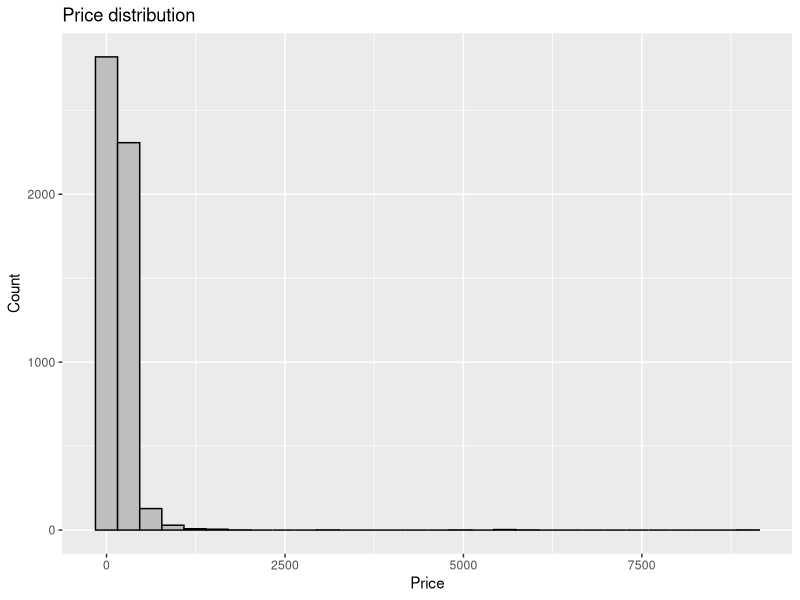
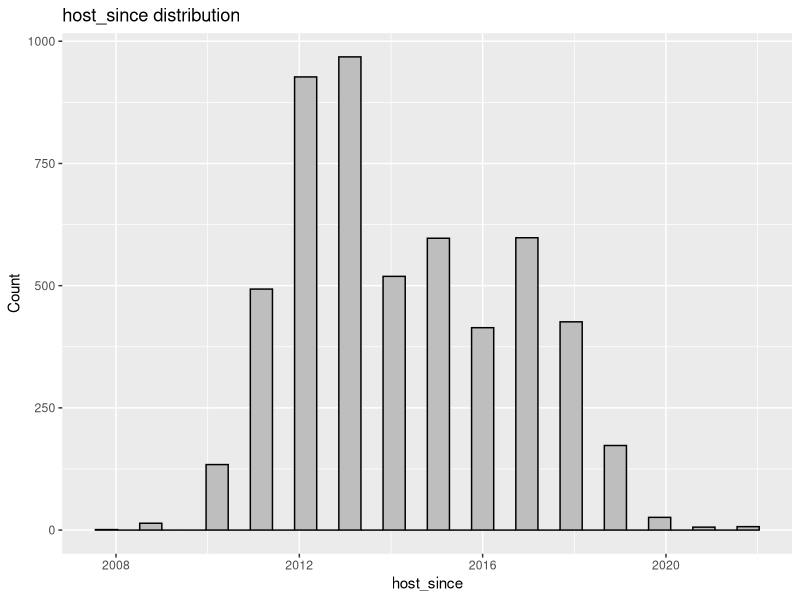
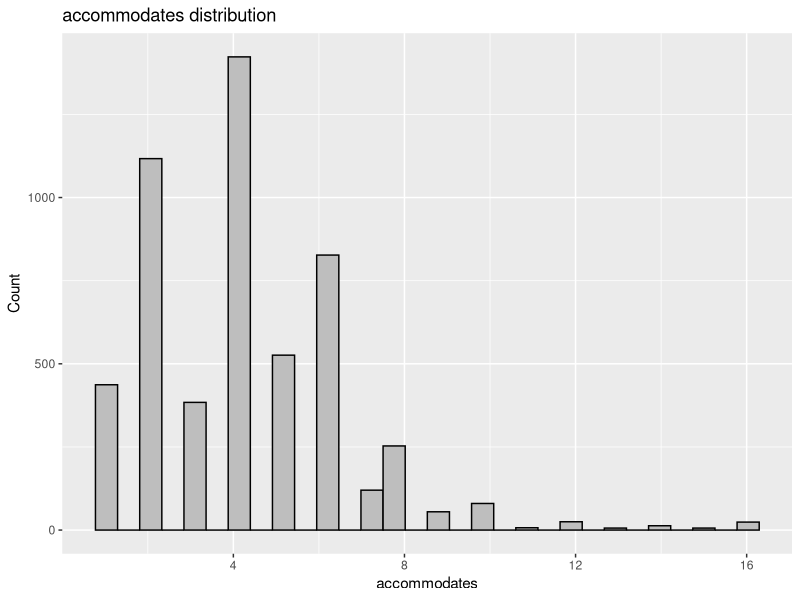
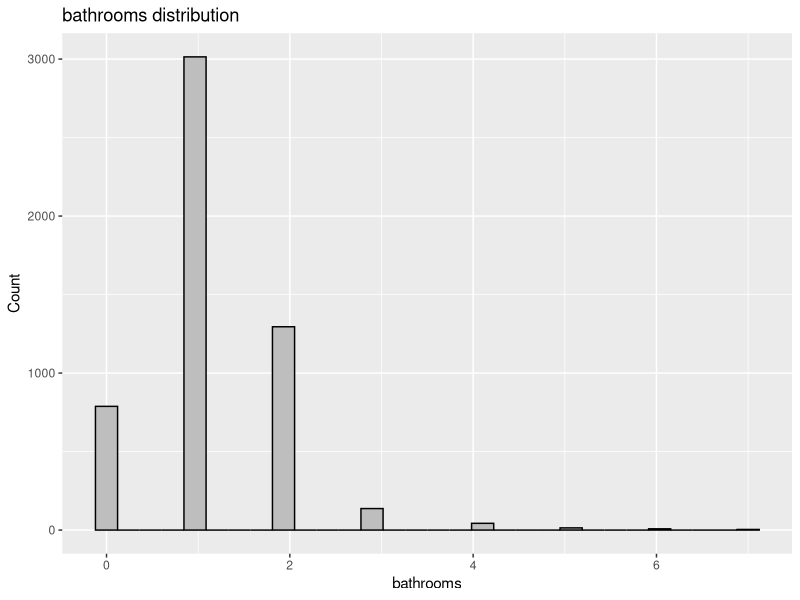
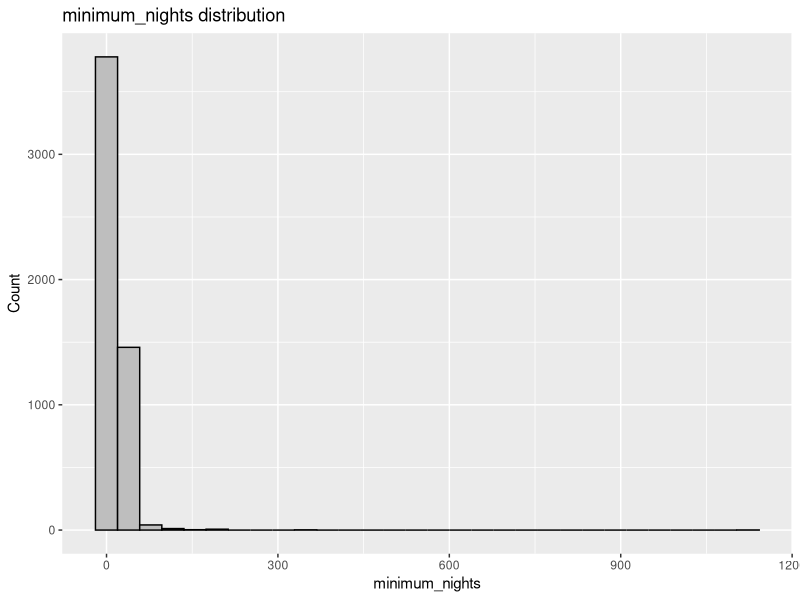
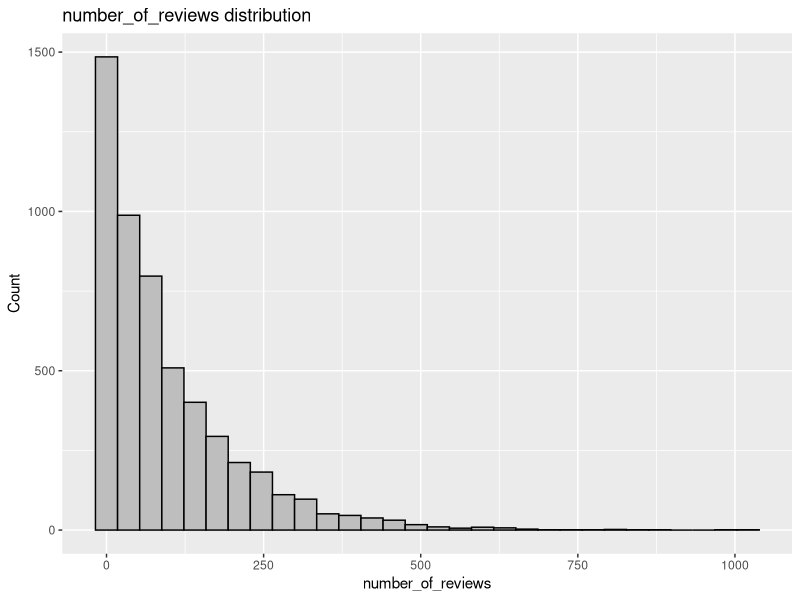
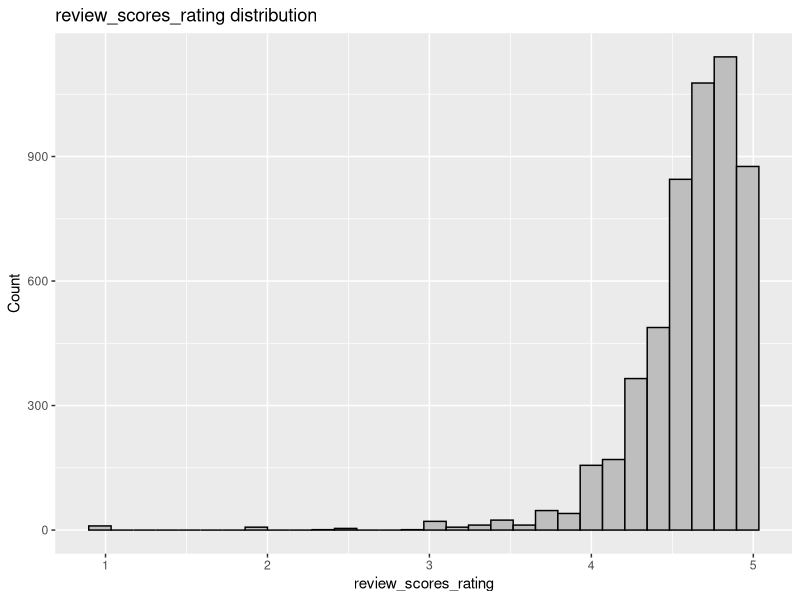
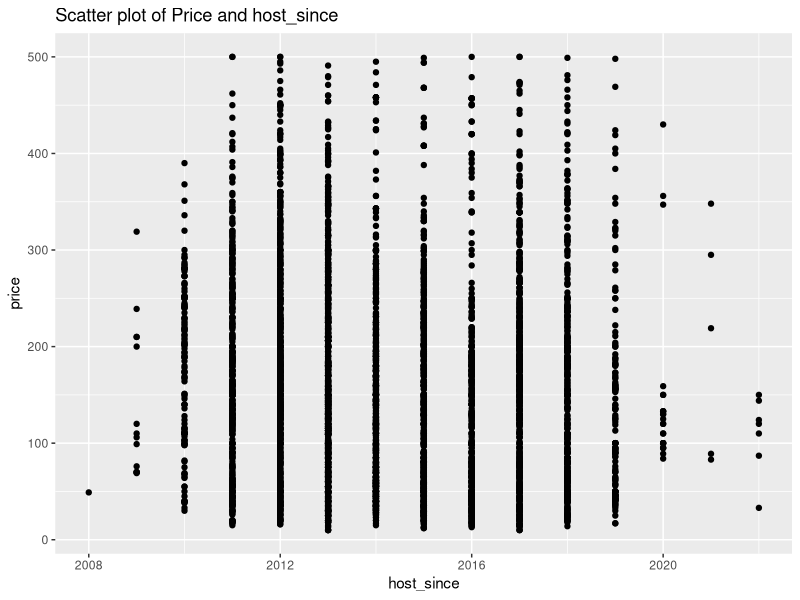

Recreate these plots in R, in order.
## ---- chunk 1
knitr::opts_chunk$set(echo = TRUE)
## ---- chunk 2
library('readxl')
library('data.table')
library('dplyr')
library('stringr')
library('gplots')
library('ggplot2')
library('corrplot')
library('fastDummies')
library('lattice')
library('caret')
library('Matrix')
library('glmnet')
library('randomForest')
library('e1071')
## ---- chunk 3
##### Load file-----
#things done: 
#1. remove first column
#2. set the right classes for each column

dfraw <- read_excel("dataset-cities- Amsterdam- - Barcelona_ - Brussels_1 - student 54 .xlsx",
                 col_types = c("skip", "numeric", "numeric",
                               "date", "text", "text", "numeric", 
                               "numeric", "numeric", "text", "numeric",
                               "numeric", "numeric", "numeric",
                               "text", "text", "numeric", "numeric",
                               "text", "text", "numeric", "text",
                               "text", "numeric", "text", "text",
                               "numeric", "numeric", "numeric",
                               "text", "numeric", "numeric", "numeric",
                               "numeric", "numeric", "numeric",
                               "date", "date", "numeric",
                               "numeric", "numeric", "numeric",
                               "numeric", "numeric", "numeric",
                               "text", "numeric", "numeric", "text"))

#View
head(dfraw,5)
## ---- chunk 4
cat("Rows and columns:",dim(dfraw),
    "\nAny row duplicated?", any(duplicated(dfraw)))
## ---- chunk 5
#Some cleaning and feature engineering 

## clean text on city column
df <- dfraw
df$city <- ifelse(df$city == "Amsterdam-7Sep2022-listings (1).csv", "Amsterdam", df$city)
df$city <- ifelse(df$city == "Barcelona_10_Sep_2022_listings (1).csv", "Barcelona", df$city)
df$city <- ifelse(df$city == "Brussels_18_Sep_2022_listings (1).csv", "Brussels", df$city)

#from dates keep only year. So data is not that fragmented and is easier to  manipulate
df$host_since <- as.numeric(format(df$host_since, "%Y"))
df$first_review <- as.numeric(format(df$first_review, "%Y"))
df$last_review <- as.numeric(format(df$last_review, "%Y"))

#replace "N/A" with NA object, so all missing values have the same format
df[df == "N/A"] <- NA
df[df == "NA"] <- NA

#show the percentage of Nan for each column
colMeans(is.na(df)) * 100
## ---- chunk 6

#####Complete bathroom column-----------------------
df$bathrooms <- ifelse(grepl("(shared|half|Half)", tolower(df$bathrooms_text)), 0,
                       as.numeric(substr(df$bathrooms_text, 1, 1)))


#####complete neighbourhood_group_cleansed column------

# If empty replace fill with neighbourhood
df$neighbourhood_group_cleansed <- ifelse(is.na(df$neighbourhood_group_cleansed),
                                          df$neighbourhood,
                                          df$neighbourhood_group_cleansed)

# Remove cities, countries
df$neighbourhood_group_cleansed <- gsub(
  paste(c(
    ", ", "Bruxelles", "Belgium", "Brussels", "Amsterdam", "Netherlands"),
    collapse = "|"),
  "", df$neighbourhood_group_cleansed)

# if Value still missing fill with "Other"
df$neighbourhood_group_cleansed <- ifelse(is.na(df$neighbourhood_group_cleansed),
                                          "Other", df$neighbourhood_group_cleansed)

# Remove special characters
df$neighbourhood_group_cleansed <- gsub("[^[:alnum:] ]",
                                        "", df$neighbourhood_group_cleansed)

#####print proportion of NA------
colMeans(is.na(df[, c("bathrooms", "bathrooms_text",
                      "neighbourhood_group_cleansed")])) * 100
## ---- chunk 7
#create dummy variables for top 5 amenities

#merge all lists in one vector
amenities_concat <- paste(df$amenities, collapse = ",")

# remove special characters
amenities_concat <- gsub('\\[|\\]|\\"', "", amenities_concat)

# create vector of top5 most frequent amenities 
amenities_top5 <- sort(table(strsplit(amenities_concat, ", ")),
                       decreasing=TRUE)[1:5]

# create dummy for each top 5 amenity
for (amenity in names(amenities_top5)) {
  df[[amenity]] <- as.integer(grepl(amenity, df$amenities))
}

head(df[, (ncol(df) - 4):ncol(df)], n = 5)
## ---- chunk 8
##### Remove columns------------
df <- select(df, -c(
  # id variables not useful to explain price variations
  "id", "host_id", "host_has_profile_pic", "license",
                    
  # already using neighbourhood_group_cleansed as location variable
  "neighbourhood", "latitude", "longitude",
  "host_location","host_neighbourhood", 
  
  # already re-engineered
  "bathrooms_text", "amenities", 
  
  # amenities already capture long satys
  "maximum_nights",
  
  # constant
  "calendar_updated", 
  "has_availability"
  ))
## ---- chunk 9
#### Remove rows with NA values----------
df <- na.omit(df)

#### Remove spaces from values and column names--------

# Get the column indices of the character columns
char_cols <- sapply(df, is.character)

# Replace spaces with underscores in character columns only
df[, char_cols] <- lapply(df[, char_cols], function(x) gsub(" ", "_", x))

# replace spaces by underscores in column names
colnames(df) <- gsub(" ", "_", colnames(df))

#### Remove "/" from values--------
df <- df %>%
  mutate(property_type = str_replace(property_type, "/", ""),
         room_type = str_replace(room_type, "/", ""))

#### force column bed to numeric---------
df$beds <- as.numeric(df$beds)

#### check dimension again and city frequencies
paste("size of cleanned set:", dim(df)[1]/dim(dfraw)[1]*100,
      "%"); table(df$city)
## ---- chunk 10
#create subsets a and b
dfa <- subset(df, city != "Brussels") #for Barcelona and Amsterdam
dfb <- subset(df, city != "Barcelona") #for Amsterdam and Brussels
## ---- chunk 11
###Distribution plots
#price
ggplot(data = dfa, aes(x = price)) +
  geom_histogram(bins = 30, color = "black", fill = "gray") +
  ggtitle("Price distribution") +
  xlab("Price") +
  ylab("Count")
## ---- chunk 12
#"host_since"
ggplot(data = dfa, aes(x = host_since)) +
  geom_histogram(bins = 30, color = "black", fill = "gray") +
  ggtitle("host_since distribution") +
  xlab("host_since") +
  ylab("Count")
## ---- chunk 13
#"accommodates"
ggplot(data = dfa, aes(x = accommodates)) +
  geom_histogram(bins = 30, color = "black", fill = "gray") +
  ggtitle("accommodates distribution") +
  xlab("accommodates") +
  ylab("Count")
## ---- chunk 14
#"bathrooms"
ggplot(data = dfa, aes(x = bathrooms)) +
  geom_histogram(bins = 30, color = "black", fill = "gray") +
  ggtitle("bathrooms distribution") +
  xlab("bathrooms") +
  ylab("Count")
## ---- chunk 15
#"minimum_nights"
ggplot(data = dfa, aes(x = minimum_nights)) +
  geom_histogram(bins = 30, color = "black", fill = "gray") +
  ggtitle("minimum_nights distribution") +
  xlab("minimum_nights") +
  ylab("Count")
## ---- chunk 16
#"number_of_reviews"
ggplot(data = dfa, aes(x = number_of_reviews)) +
  geom_histogram(bins = 30, color = "black", fill = "gray") +
  ggtitle("number_of_reviews distribution") +
  xlab("number_of_reviews") +
  ylab("Count")
## ---- chunk 17
#"review_scores_rating"
ggplot(data = dfa, aes(x = review_scores_rating)) +
  geom_histogram(bins = 30, color = "black", fill = "gray") +
  ggtitle("review_scores_rating distribution") +
  xlab("review_scores_rating") +
  ylab("Count")
## ---- chunk 18
##### clean outliers----------------------------------
dfa <- dfa[(dfa$price<=500) & (dfa$minimum_nights<=200),]
## ---- chunk 19
#"host_since"
ggplot(dfa, aes(x = host_since, y = price)) +
  geom_point() +
  ggtitle("Scatter plot of Price and host_since")
## ---- chunk 20
#"accommodates"
ggplot(dfa, aes(x = accommodates, y = price)) +
  geom_point() +
  ggtitle("Scatter plot of Price and accommodates")
## ---- chunk 21
#"bathrooms"
ggplot(dfa, aes(x = bathrooms, y = price)) +
  geom_point() +
  ggtitle("Scatter plot of Price and bathrooms")
## ---- chunk 22
#"minimum_nights"
ggplot(dfa, aes(x = minimum_nights, y = price)) +
  geom_point() +
  ggtitle("Scatter plot of Price and minimum_nights")
## ---- chunk 23
#"number_of_reviews"
ggplot(dfa, aes(x = host_since, y = price)) +
  geom_point() +
  ggtitle("Scatter plot of Price and number_of_reviews")

## ---- chunk 24
#"review_scores_rating"
ggplot(dfa, aes(x = review_scores_rating, y = price)) +
  geom_point() +
  ggtitle("Scatter plot of Price and review_scores_rating")

## ---- chunk 25
### correlations
#check Pearson correlations for numerical columns
dfa_num <- dfa[, c("price", "host_since", "accommodates", 
                   "bathrooms", "minimum_nights", 
                   "number_of_reviews", "review_scores_rating")]

corrplot(cor(dfa_num),
         title="Pearson correlations",
         mar=c(1,1,1,1),
         type = "upper",
         order = "hclust",
         tl.col = "black",
         tl.srt = 60)
## ---- chunk 26
#"property_type Counts"
ggplot(data = dfa, aes(x = reorder(property_type, -table(property_type)[property_type]))) +
  geom_bar() +
  ggtitle("Property_Type Counts") +
  xlab("Property_Type") +
  ylab("Count") +
  theme(axis.text.x = element_text(angle = 45, hjust = 1))
## ---- chunk 27
#"host_response_time "
ggplot(data = dfa, aes(x = host_response_time, fill = host_response_time)) +
  geom_bar() +
  ggtitle("host_response_time distribution") +
  xlab("host_response_time") +
  ylab("Count") +
  theme(axis.text.x = element_text(angle = 45, hjust = 1))
## ---- chunk 28
#"host_identity_verified "
ggplot(data = dfa, aes(x = host_identity_verified, fill = host_identity_verified)) +
  geom_bar() +
  ggtitle("host_identity_verified distribution") +
  xlab("host_identity_verified") +
  ylab("Count") +
  theme(axis.text.x = element_text(angle = 45, hjust = 1))
## ---- chunk 29
#"room_type"
ggplot(data = dfa, aes(x = room_type, fill = room_type)) +
  geom_bar() +
  ggtitle("room_type distribution") +
  xlab("room_type") +
  ylab("Count") +
  theme(axis.text.x = element_text(angle = 45, hjust = 1))
## ---- chunk 30
#"neighbourhood_group_cleansed"
ggplot(data = dfa, aes(x = reorder(neighbourhood_group_cleansed, -table(neighbourhood_group_cleansed)[neighbourhood_group_cleansed]))) +
  geom_bar() +
  ggtitle("neighbourhood_group_cleansed Counts") +
  xlab("neighbourhood_group_cleansed") +
  ylab("Count") +
  theme(axis.text.x = element_text(angle = 45, hjust = 1))
## ---- chunk 31
print(sort(table(dfa$neighbourhood_group_cleansed),
           decreasing = TRUE)[1:10])
## ---- chunk 32
#"top5 amenities"
dfa_amenities <- dfa[,c("Wifi", "Essentials", 
                        "Long_term_stays_allowed",
                        "Hair_dryer", "Heating")] 
dfa_amenities_sum <- data.frame(
  variable = colnames(dfa_amenities),
  value = colSums(dfa_amenities))
ggplot(data = dfa_amenities_sum, aes(x = variable, y = value)) +
  geom_bar(stat = "identity", fill = "blue") +
  xlab("Amenities") +
  ylab("Count") +
  ggtitle("Count top 5 Amenities")+
  theme(axis.text.x = element_text(angle = 45, hjust = 1))
## ---- chunk 33
##### Remove problematic columns----
dfa <- select(dfa, -c("property_type",
                      "host_identity_verified",
                      "city"))

#### Group least frequent categories----
dfa <- dfa %>%
  mutate(
    neighbourhood_group_cleansed  = ifelse(
      table(neighbourhood_group_cleansed )[as.character(
        neighbourhood_group_cleansed)] < 400,
      "Other", neighbourhood_group_cleansed ),
    
    host_response_time = ifelse(
      table(host_response_time)[as.character(
        host_response_time)] < 1000,
      "More_than_an_hour", host_response_time),
    
    room_type = ifelse(
      table(room_type)[as.character(
        room_type)] < 2000,
      "hotel_room_shared", room_type)
  )

#### Convert NA to "Other" for neighbourhood_group_cleansed----
dfa$neighbourhood_group_cleansed <- ifelse(
  is.na(dfa$neighbourhood_group_cleansed),
  "Other", dfa$neighbourhood_group_cleansed) 

## ---- chunk 34
#"host_response_time "
ggplot(data = dfa, aes(x = host_response_time, fill = host_response_time)) +
  geom_bar() +
  ggtitle("host_response_time distribution") +
  xlab("host_response_time") +
  ylab("Count") +
  theme(axis.text.x = element_text(angle = 45, hjust = 1))
## ---- chunk 35
#"room_type"
ggplot(data = dfa, aes(x = room_type, fill = room_type)) +
  geom_bar() +
  ggtitle("room_type distribution") +
  xlab("room_type") +
  ylab("Count") +
  theme(axis.text.x = element_text(angle = 45, hjust = 1))
## ---- chunk 36
#"neighbourhood_group_cleansed"
ggplot(data = dfa, aes(x = reorder(neighbourhood_group_cleansed, -table(neighbourhood_group_cleansed)[neighbourhood_group_cleansed]))) +
  geom_bar() +
  ggtitle("neighbourhood_group_cleansed Counts") +
  xlab("neighbourhood_group_cleansed") +
  ylab("Count") +
  theme(axis.text.x = element_text(angle = 45, hjust = 1))
## ---- chunk 37
#vector of names of character columns
dfa_char_cols <- names(dfa)[sapply(dfa, is.character)] 

#create dummies and let first to be absorb in the intercept
dfa_dummies <- dummy_cols(dfa, select_columns = dfa_char_cols,
                          remove_first_dummy = TRUE) 

#drop original character columns
dfa_dummies <- dfa_dummies %>% select(-dfa_char_cols) 
## ---- chunk 38
# Extract predictors and response variable
X <- scale(select(dfa_dummies, -c("price"))) #as matrix and standardized
Y <- as.matrix(dfa_dummies[,c('price')])

# Fit Lasso regression model with cross-validation
set.seed(123)
lasso_fit <- cv.glmnet(X, Y, alpha = 1, nfolds = 10)

# Find the optimal value of lambda that minimizes the cross-validation error
optimal_lambda <- lasso_fit$lambda.min

# Get the coefficients for the optimal lambda
lasso_coef <- coef(lasso_fit, s = optimal_lambda)

# Print the names of the selected predictors
selected_predictors <- rownames(lasso_coef)[which(lasso_coef != 0)]
selected_predictors <- selected_predictors[-which(
  selected_predictors =="(Intercept)")]
print(selected_predictors)

#keep only selected columns (normalized)
dfa_colselect <- as.data.frame(X)
dfa_colselect <- select(dfa_colselect, selected_predictors) 
#add price column
dfa_colselect <- cbind(dfa_dummies[,c('price')], dfa_colselect)
## ---- chunk 39
# Compute the correlation matrix
cor_matrix <- cor(dfa_colselect)

# Get the indices of correlations greater than 0.5
idx <- which(cor_matrix > 0.5 & upper.tri(cor_matrix, diag = FALSE),
             arr.ind = TRUE)

# Get the names of the columns with correlations greater than 0.5
col_names <- colnames(dfa_colselect)

# Print the correlations and column names
for (i in seq_along(idx[,1])) {
  print(paste(col_names[idx[i,1]], ",",
              col_names[idx[i,2]], ", ",
              round(cor_matrix[idx[i,1], idx[i,2]], 2)))
}
## ---- chunk 40
# remove manually correlated columns
dfa_colselect <- select(dfa_colselect,
                        -c('host_response_rate',
                           'host_listings_count',
                           'accommodates',
                           'bathrooms',
                           'bedrooms',
                           'availability_30',
                           'availability_60',
                           'host_since',
                           'review_scores_rating',
                           'review_scores_accuracy',
                           'review_scores_cleanliness',
                           'review_scores_checkin',
                           'review_scores_communication',
                           'review_scores_location',
                           'number_of_reviews',
                           'host_acceptance_rate'))
## ---- chunk 41
### Split train test

set.seed(123)
trainIndex <- createDataPartition(dfa_colselect$price, p = .7, list = FALSE)
dfa_train <- dfa_colselect[ trainIndex, ]
dfa_test <- dfa_colselect[-trainIndex, ]
## ---- chunk 42
##### linear regression---------------------------------------------------------

#fit on train set
lm_model <- lm(price ~ .,
               data = dfa_train)

#predict the test set using the fitted model
lm_pred <- predict(lm_model,
                     newdata = dfa_test)

# Evaluate model performance
lm_rmse <- sqrt(mean((dfa_test$price - lm_pred)^2))
print(paste("Lineal regression RMSE: ", round(lm_rmse, 2)))
## ---- chunk 43
##### Random Forest-------------------------------------------------------------

set.seed(123)
rf_model <- randomForest(price ~ ., data = dfa_train, importance = TRUE)

# Make predictions on test set
rf_pred <- predict(rf_model, newdata = dfa_test)

# Evaluate model performance
rf_rmse <- sqrt(mean((dfa_test$price - rf_pred)^2))
print(paste("Random Forest RMSE: ", round(rf_rmse, 2)))
## ---- chunk 44
##### Support Vector Machine----------------------------------------------------

set.seed(123)
svm_model <- svm(price ~ ., 
                 data = dfa_train, 
                 kernel = "radial",
                 cost = 10, 
                 gamma = 0.1)

# Make predictions on test set
svm_pred <- predict(svm_model, newdata = dfa_test)

# Evaluate model performance
svm_rmse <- sqrt(mean((dfa_test$price - svm_pred)^2))
print(paste("svm RMSE: ", round(svm_rmse, 2)))

## ---- chunk 45
###Distribution plots
#price
ggplot(data = dfb, aes(x = price)) +
  geom_histogram(bins = 30, color = "black", fill = "gray") +
  ggtitle("Price distribution") +
  xlab("Price") +
  ylab("Count")
## ---- chunk 46
#"host_since"
ggplot(data = dfb, aes(x = host_since)) +
  geom_histogram(bins = 30, color = "black", fill = "gray") +
  ggtitle("host_since distribution") +
  xlab("host_since") +
  ylab("Count")
## ---- chunk 47
#"accommodates"
ggplot(data = dfb, aes(x = accommodates)) +
  geom_histogram(bins = 30, color = "black", fill = "gray") +
  ggtitle("accommodates distribution") +
  xlab("accommodates") +
  ylab("Count")
## ---- chunk 48
#"bathrooms"
ggplot(data = dfb, aes(x = bathrooms)) +
  geom_histogram(bins = 30, color = "black", fill = "gray") +
  ggtitle("bathrooms distribution") +
  xlab("bathrooms") +
  ylab("Count")
## ---- chunk 49
#"minimum_nights"
ggplot(data = dfb, aes(x = minimum_nights)) +
  geom_histogram(bins = 30, color = "black", fill = "gray") +
  ggtitle("minimum_nights distribution") +
  xlab("minimum_nights") +
  ylab("Count")
## ---- chunk 50
#"number_of_reviews"
ggplot(data = dfb, aes(x = number_of_reviews)) +
  geom_histogram(bins = 30, color = "black", fill = "gray") +
  ggtitle("number_of_reviews distribution") +
  xlab("number_of_reviews") +
  ylab("Count")
## ---- chunk 51
#"review_scores_rating"
ggplot(data = dfb, aes(x = review_scores_rating)) +
  geom_histogram(bins = 30, color = "black", fill = "gray") +
  ggtitle("review_scores_rating distribution") +
  xlab("review_scores_rating") +
  ylab("Count")
## ---- chunk 52
##### clean outliers----------------------------------
dfb <- dfb[(dfb$price<=500) & (dfb$minimum_nights<=200),]
## ---- chunk 53
#"host_since"
ggplot(dfb, aes(x = host_since, y = price)) +
  geom_point() +
  ggtitle("Scatter plot of Price and host_since")
## ---- chunk 54
#"accommodates"
ggplot(dfb, aes(x = accommodates, y = price)) +
  geom_point() +
  ggtitle("Scatter plot of Price and accommodates")
## ---- chunk 55
#"bathrooms"
ggplot(dfb, aes(x = bathrooms, y = price)) +
  geom_point() +
  ggtitle("Scatter plot of Price and bathrooms")
## ---- chunk 56
#"minimum_nights"
ggplot(dfb, aes(x = minimum_nights, y = price)) +
  geom_point() +
  ggtitle("Scatter plot of Price and minimum_nights")
## ---- chunk 57
#"number_of_reviews"
ggplot(dfb, aes(x = host_since, y = price)) +
  geom_point() +
  ggtitle("Scatter plot of Price and number_of_reviews")

## ---- chunk 58
#"review_scores_rating"
ggplot(dfb, aes(x = review_scores_rating, y = price)) +
  geom_point() +
  ggtitle("Scatter plot of Price and review_scores_rating")

## ---- chunk 59
### correlations
#check Pearson correlations for numerical columns
dfb_num <- dfb[, c("price", "host_since", "accommodates", 
                   "bathrooms", "minimum_nights", 
                   "number_of_reviews", "review_scores_rating")]

corrplot(cor(dfb_num),
         title="Pearson correlations",
         mar=c(1,1,1,1),
         type = "upper",
         order = "hclust",
         tl.col = "black",
         tl.srt = 60)
## ---- chunk 60
#"property_type Counts"
ggplot(data = dfb, aes(x = reorder(property_type, -table(property_type)[property_type]))) +
  geom_bar() +
  ggtitle("Property_Type Counts") +
  xlab("Property_Type") +
  ylab("Count") +
  theme(axis.text.x = element_text(angle = 45, hjust = 1))
## ---- chunk 61
#"host_response_time "
ggplot(data = dfb, aes(x = host_response_time, fill = host_response_time)) +
  geom_bar() +
  ggtitle("host_response_time distribution") +
  xlab("host_response_time") +
  ylab("Count") +
  theme(axis.text.x = element_text(angle = 45, hjust = 1))
## ---- chunk 62
#"host_identity_verified "
ggplot(data = dfb, aes(x = host_identity_verified, fill = host_identity_verified)) +
  geom_bar() +
  ggtitle("host_identity_verified distribution") +
  xlab("host_identity_verified") +
  ylab("Count") +
  theme(axis.text.x = element_text(angle = 45, hjust = 1))
## ---- chunk 63
#"room_type"
ggplot(data = dfb, aes(x = room_type, fill = room_type)) +
  geom_bar() +
  ggtitle("room_type distribution") +
  xlab("room_type") +
  ylab("Count") +
  theme(axis.text.x = element_text(angle = 45, hjust = 1))
## ---- chunk 64
#"neighbourhood_group_cleansed"
ggplot(data = dfb, aes(x = reorder(neighbourhood_group_cleansed, -table(neighbourhood_group_cleansed)[neighbourhood_group_cleansed]))) +
  geom_bar() +
  ggtitle("neighbourhood_group_cleansed Counts") +
  xlab("neighbourhood_group_cleansed") +
  ylab("Count") +
  theme(axis.text.x = element_text(angle = 45, hjust = 1))
## ---- chunk 65
print(sort(table(dfb$neighbourhood_group_cleansed),
           decreasing = TRUE)[1:10])
## ---- chunk 66
#"top5 amenities"
dfb_amenities <- dfb[,c("Wifi", "Essentials", 
                        "Long_term_stays_allowed",
                        "Hair_dryer", "Heating")] 
dfb_amenities_sum <- data.frame(
  variable = colnames(dfb_amenities),
  value = colSums(dfb_amenities))
ggplot(data = dfb_amenities_sum, aes(x = variable, y = value)) +
  geom_bar(stat = "identity", fill = "blue") +
  xlab("Amenities") +
  ylab("Count") +
  ggtitle("Count top 5 Amenities")+
  theme(axis.text.x = element_text(angle = 45, hjust = 1))
## ---- chunk 67
##### Remove problematic columns----
dfb <- select(dfb, -c("property_type",
                      "host_identity_verified",
                      "city"))

#### Group least frequent categories----
dfb <- dfb %>%
  mutate(
    neighbourhood_group_cleansed  = ifelse(
      table(neighbourhood_group_cleansed )[as.character(
        neighbourhood_group_cleansed)] < 25,
      "Other", neighbourhood_group_cleansed ),
    
    host_response_time = ifelse(
      table(host_response_time)[as.character(
        host_response_time)] < 100,
      "More_than_an_hour", host_response_time),
    
    room_type = ifelse(
      table(room_type)[as.character(
        room_type)] < 100,
      "hotel_room_shared", room_type)
  )

#### Convert NA to "Other" for neighbourhood_group_cleansed----
dfb$neighbourhood_group_cleansed <- ifelse(
  is.na(dfb$neighbourhood_group_cleansed),
  "Other", dfb$neighbourhood_group_cleansed) 

## ---- chunk 68
#"host_response_time "
ggplot(data = dfb, aes(x = host_response_time, fill = host_response_time)) +
  geom_bar() +
  ggtitle("host_response_time distribution") +
  xlab("host_response_time") +
  ylab("Count") +
  theme(axis.text.x = element_text(angle = 45, hjust = 1))
## ---- chunk 69
#"room_type"
ggplot(data = dfb, aes(x = room_type, fill = room_type)) +
  geom_bar() +
  ggtitle("room_type distribution") +
  xlab("room_type") +
  ylab("Count") +
  theme(axis.text.x = element_text(angle = 45, hjust = 1))
## ---- chunk 70
#"neighbourhood_group_cleansed"
ggplot(data = dfb, aes(x = reorder(neighbourhood_group_cleansed, -table(neighbourhood_group_cleansed)[neighbourhood_group_cleansed]))) +
  geom_bar() +
  ggtitle("neighbourhood_group_cleansed Counts") +
  xlab("neighbourhood_group_cleansed") +
  ylab("Count") +
  theme(axis.text.x = element_text(angle = 45, hjust = 1))
## ---- chunk 71
#vector of names of character columns
dfb_char_cols <- names(dfb)[sapply(dfb, is.character)] 

#create dummies and let first to be absorb in the intercept
dfb_dummies <- dummy_cols(dfb, select_columns = dfb_char_cols,
                          remove_first_dummy = TRUE) 

#drop original character columns
dfb_dummies <- dfb_dummies %>% select(-dfb_char_cols) 
## ---- chunk 72
# Extract predictors and response variable
X <- scale(select(dfb_dummies, -c("price"))) #as matrix and standardized
Y <- as.matrix(dfb_dummies[,c('price')])

# Fit Lasso regression model with cross-validation
set.seed(123)
lasso_fit <- cv.glmnet(X, Y, alpha = 1, nfolds = 10)

# Find the optimal value of lambda that minimizes the cross-validation error
optimal_lambda <- lasso_fit$lambda.min

# Get the coefficients for the optimal lambda
lasso_coef <- coef(lasso_fit, s = optimal_lambda)

# Print the names of the selected predictors
selected_predictors <- rownames(lasso_coef)[which(lasso_coef != 0)]
selected_predictors <- selected_predictors[-which(
  selected_predictors =="(Intercept)")]
print(selected_predictors)

#keep only selected columns (normalized)
dfb_colselect <- as.data.frame(X)
dfb_colselect <- select(dfb_colselect, selected_predictors) 
#add price column
dfb_colselect <- cbind(dfb_dummies[,c('price')], dfb_colselect)
## ---- chunk 73
# Compute the correlation matrix
cor_matrix <- cor(dfb_colselect)

# Get the indices of correlations greater than 0.5
idx <- which(cor_matrix > 0.5 & upper.tri(cor_matrix, diag = FALSE),
             arr.ind = TRUE)

# Get the names of the columns with correlations greater than 0.5
col_names <- colnames(dfb_colselect)

# Print the correlations and column names
for (i in seq_along(idx[,1])) {
  print(paste(col_names[idx[i,1]], ",",
              col_names[idx[i,2]], ", ",
              round(cor_matrix[idx[i,1], idx[i,2]], 2)))
}
## ---- chunk 74
# remove manually correlated columns
dfb_colselect <- select(dfb_colselect,
                        -c('accommodates',
                           'bedrooms',
                           'review_scores_rating',
                           'review_scores_cleanliness',
                           'host_acceptance_rate'
                           ))
## ---- chunk 75
### Split train test

set.seed(123)
trainIndex <- createDataPartition(dfb_colselect$price, p = .7, list = FALSE)
dfb_train <- dfb_colselect[ trainIndex, ]
dfb_test <- dfb_colselect[-trainIndex, ]
## ---- chunk 76
##### linear regression------

#fit on train set
lm_model <- lm(price ~ .,
               data = dfb_train)

#predict the test set using the fitted model
lm_pred <- predict(lm_model,
                     newdata = dfb_test)

# Evaluate model performance
lm_rmse <- sqrt(mean((dfb_test$price - lm_pred)^2))
print(paste("Lineal regression RMSE: ", round(lm_rmse, 2)))
## ---- chunk 77
##### Random Forest-----

set.seed(123)
rf_model <- randomForest(price ~ ., data = dfb_train, importance = TRUE)

# Make predictions on test set
rf_pred <- predict(rf_model, newdata = dfb_test)

# Evaluate model performance
rf_rmse <- sqrt(mean((dfb_test$price - rf_pred)^2))
print(paste("Random Forest RMSE: ", round(rf_rmse, 2)))
## ---- chunk 78
##### Support Vector Machine-----

set.seed(123)
svm_model <- svm(price ~ ., 
                 data = dfb_train, 
                 kernel = "radial",
                 cost = 10, 
                 gamma = 0.1)

# Make predictions on test set
svm_pred <- predict(svm_model, newdata = dfb_test)

# Evaluate model performance
svm_rmse <- sqrt(mean((dfb_test$price - svm_pred)^2))
print(paste("svm RMSE: ", round(svm_rmse, 2)))
